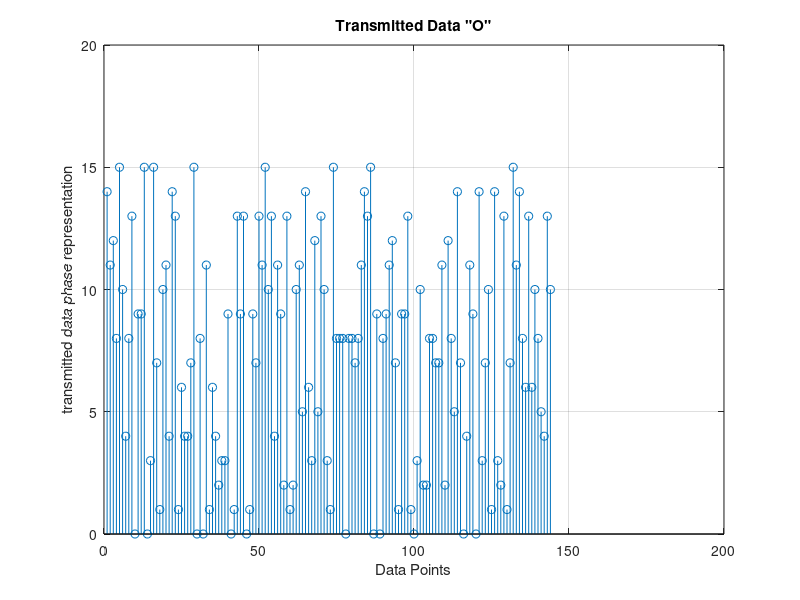
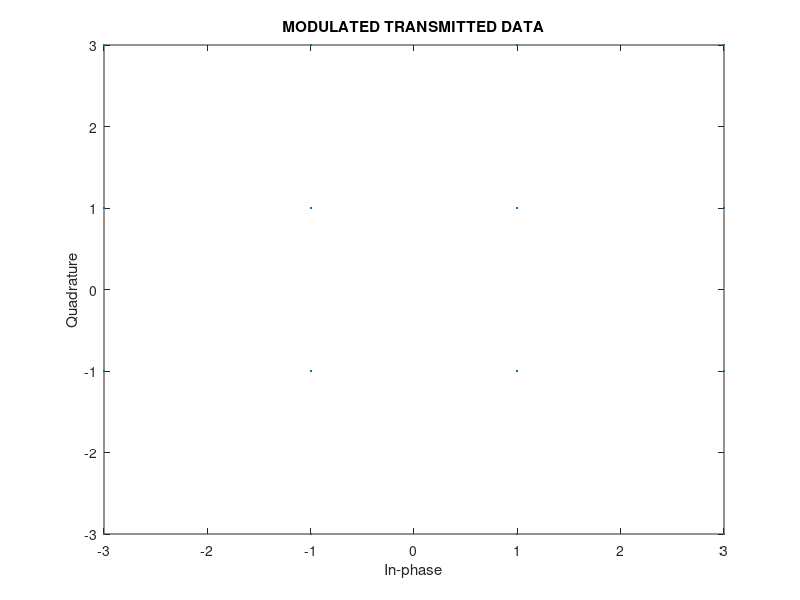
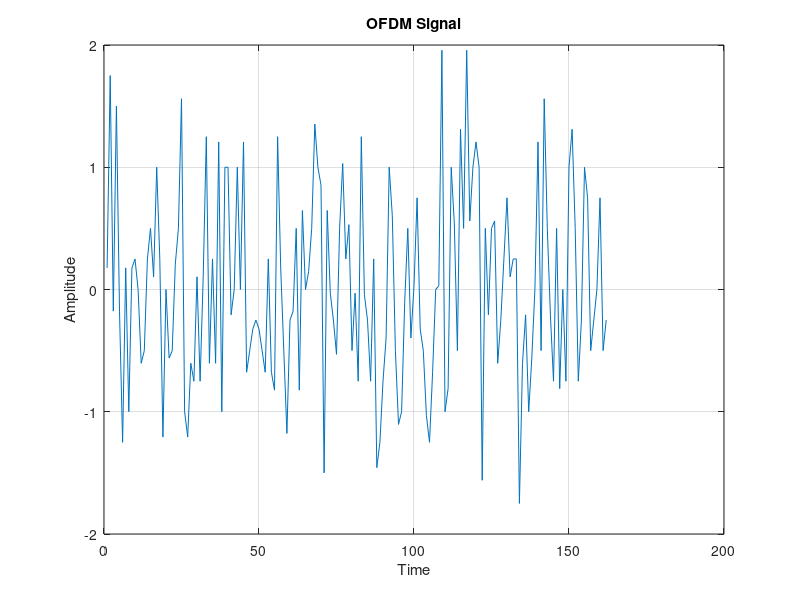
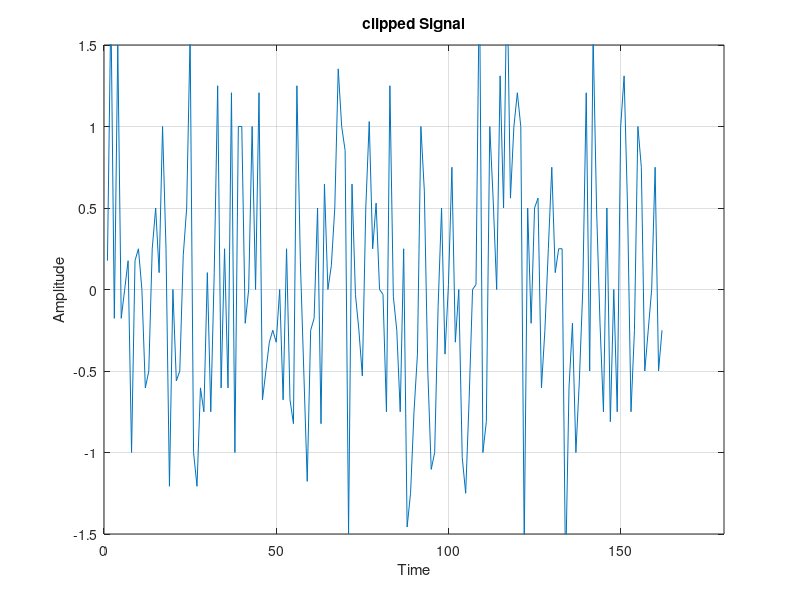

Reproduce these figures in MATLAB, in order. (Note: this script raises an error after producing the figures.)
clear all;
close all;

format long;

%   ---------------
%   A: Setting Parameters
%   ---------------
M = 16;                          %   Qam signal constellation
% Modulation order
k = log2(M);     % Bits per symbol
EbNoVec = (5:15)';      % Eb/No values (dB)
numSymPerFrame = 100;   % Number of QAM symbols per frame

no_of_data_points = 144;        %   have 128 data points
block_size = 8;                 %   size of each ofdm block
cp_len = ceil(0.1*block_size);  %   length of cyclic prefix
no_of_ifft_points = block_size;           %   128 points for the FFT/IFFT
no_of_fft_points = block_size;


n = 3e4; % Number of bits to process
nsamp = 1; % Oversampling rate


berEst = zeros(size(EbNoVec));


%   ---------------------------------------------
%   B:  %   +++++   TRANSMITTER    +++++
%   ---------------------------------------------
%   1.  Generate 1 x 128 vector of random data points
data_source = randsrc(1, no_of_data_points, 0:M-1);

%data_source = randi([0 1],1000*k,1);
%data_source=randi(9600,1);
%data_source=randi([0 M-1],1000,1);
figure(1)
stem(data_source); grid on; xlabel('Data Points'); ylabel('transmitted data phase representation')
title('Transmitted Data "O"')


%   2.  Perform QAM modulation
qam_modulated_data = qammod(data_source,M);
scatterplot(qam_modulated_data);title('MODULATED TRANSMITTED DATA');

%   3.  Do IFFT on each block
%   Make the serial stream a matrix where each column represents a pre-OFDM
%   block (w/o cyclic prefixing)
%   First: Find out the number of colums that will exist after reshaping
num_cols=(length(qam_modulated_data)/block_size);
data_matrix = reshape(qam_modulated_data, block_size, num_cols);
%   Second: Create empty matix to put the IFFT'd data
cp_start = block_size-cp_len;
cp_end = block_size;
%   Third: Operate columnwise & do CP
for i=1:num_cols
    ifft_data_matrix(:,i) = ifft((data_matrix(:,i)),no_of_ifft_points);
    %   Compute and append Cyclic Prefix
    for j=1:cp_len
       actual_cp(j,i) = ifft_data_matrix(j+cp_start,i);
    end
    %   Append the CP to the existing block to create the actual OFDM block
    ifft_data(:,i) = vertcat(actual_cp(:,i),ifft_data_matrix(:,i));
end


%   4.  Convert to serial stream for transmission

[rows_ifft_data, cols_ifft_data]=size(ifft_data);
len_ofdm_data = rows_ifft_data*cols_ifft_data;
%   Actual OFDM signal to be transmitted
ofdm_signal = reshape(ifft_data, 1, len_ofdm_data);
figure(3)
plot(real(ofdm_signal)); xlabel('Time'); ylabel('Amplitude');
title('OFDM Signal');grid on;


%ofdmDims = info(ofdm_signal);
%numDC =ofdm_signal.DataInputSize(1);



%   ---------------------------------------------------------------
%     +++++   clipping as a PAPR reduction method    +++++
%   ---------------------------------------------------------------
%  avg=0.9;
%  clipped=ofdm_signal;
%  for i=1:length(clipped)
%  	if clipped(i) > avg
%  		clipped(i) = avg;
%      end
%      if clipped(i) < -avg
%  		clipped(i) = -avg;
%      end
%  end
%  figure(4)
%  plot(real(clipped)); xlabel('Time'); ylabel('Amplitude');
%  title('clipped Signal');grid on;

 avg=0;
 clipped=ofdm_signal;
 for i=1:length(clipped)
 	if clipped(i) > avg
 		clipped(i) = clipped(i);
     
    elseif clipped(i) < -avg

 		clipped(i) = 0;
  
    end
   
%     figure(4)
% plot(real(clipped)); xlabel('Time'); ylabel('Amplitude');
%  title('clipped Signal');grid on;
% axis([0 180 -1.5 1.5]);
 end
 %figure(4)
% plot(real(clipped)); xlabel('Time'); ylabel('Amplitude');
 %title('clipped Signal');grid on;
figure(4)
plot(real(clipped)); xlabel('Time'); ylabel('Amplitude');
 title('clipped Signal');grid on;
axis([0 180 -1.5 1.5]);




%   --------------------------------
%     +++++   CHANNEL    +++++
%   --------------------------------

%   Create a complex multipath channel
channel = randn(1,block_size) + sqrt(-1)*randn(1,block_size);



%   ------------------------------------------
%     +++++   RECEIVER    +++++
%   ------------------------------------------

%   1.  Pass the ofdm signal through the channel

after_channel = filter(channel, 1, ofdm_signal);


%SNR with respect to ber
EbNo = 10;
snr = EbNo + 10*log10(k) - 10*log10(nsamp);
receivedSignal = awgn(qam_modulated_data,snr,'measured');
sPlotFig = scatterplot(receivedSignal,1,0,'g.');hold on
sPlotFig1 = scatterplot(after_channel,1,0,'r.');hold on

figure(5)
scatterplot(qam_modulated_data,1,0,'k*',sPlotFig)
scatterplot(qam_modulated_data,1,0,'k*',sPlotFig1)


%   2.   Add Noise

awgn_noise = awgn(zeros(1,length(after_channel)),0);

%   3.  Add noise to signal...

recvd_signal = awgn_noise+after_channel;

%   4.  Convert Data back to "parallel" form to perform FFT

recvd_signal_matrix = reshape(recvd_signal,rows_ifft_data, cols_ifft_data);

%   5.  Remove CP

recvd_signal_matrix(1:cp_len,:)=[];

%   6.  Perform FFT

for i=1:cols_ifft_data
    
    %   FFT
    
    fft_data_matrix(:,i) = fft(recvd_signal_matrix(:,i),no_of_fft_points);

end



%   7.  Convert to serial stream

recvd_serial_data = reshape(fft_data_matrix,1,(block_size*num_cols));

%   8.  Demodulate the data

qam_demodulated_data = qamdemod(recvd_serial_data,M);

figure(7)

stem(qam_demodulated_data,'rx');

grid on;xlabel('Data Points');ylabel('received data phase representation');title('Received Data "X"')   

dataOutMatrix = de2bi(qam_demodulated_data,k);
dataOut = dataOutMatrix(:);

[numErrors,ber] = biterr(data_source,dataOut);
fprintf('\nThe binary coding bit error rate = %5.2e, based on %d errors\n',ber,numErrors)


%   ----------------------------------------------------
%   F:  %   +++++   RECEIVER of clipped signal    +++++
%   ----------------------------------------------------

%   1.  Pass the ofdm signal through the channel

after_channel = filter(channel, 1, clipped);

%   2.   Add Noise

awgn_noise = awgn(zeros(1,length(after_channel)),0);

%   3.  Add noise to signal...

recvd_signal = awgn_noise+after_channel;

%   4.  Convert Data back to "parallel" form to perform FFT

recvd_signal_matrix = reshape(recvd_signal,rows_ifft_data, cols_ifft_data);

%   5.  Remove CP

recvd_signal_matrix(1:cp_len,:)=[];

%   6.  Perform FFT

for i=1:cols_ifft_data

    %   FFT
    
    fft_data_matrix(:,i) = fft(recvd_signal_matrix(:,i),no_of_fft_points);

end

%   7.  Convert to serial stream

recvd_serial_data = reshape(fft_data_matrix, 1,(block_size*num_cols));

%   8.  Demodulate the data

qam_demodulated_data = qamdemod(recvd_serial_data,M);

figure(8)

stem(qam_demodulated_data,'rx');

%BER
 noe=0; 
 for ii= 1:1:length(recvd_serial_data)
   if data_source(ii)~=recvd_serial_data(ii)
       
    noe=noe+1;
   else
       noe=noe;
   
   end 
 end 
% ber= noe/length(ofdm_signal); 
 
ber=( noe/length(data_source)); 
 
% 
% for n = 1:length(EbNoVec)
%     % Convert Eb/No to SNR
%     snrdB = EbNoVec(n) + 10*log10(k);
%     % Reset the error and bit counters
%     numErrs = 0;
%     numBits = 0;
%     
%     while numErrs < 200 && numBits < 1e9
%         % Generate binary data and convert to symbols
%         dataIn = randi([0 1],numSymPerFrame,k);
%         dataSym = bi2de(dataIn);
%         
%         % QAM modulate using 'Gray' symbol mapping
%         txSig = qammod(dataSym,M);
%         
%         % Pass through AWGN channel
%         rxSig = awgn(txSig,snrdB,'measured');
%         
%         % Demodulate the noisy signal
%         rxSym = qamdemod(rxSig,M);
%         % Convert received symbols to bits
%         dataOut = de2bi(rxSym,k);
%         
%         % Calculate the number of bit errors
%         nErrors = biterr(dataIn,dataOut);
%         
%         % Increment the error and bit counters
%         numErrs = numErrs + nErrors;
%         numBits = numBits + numSymPerFrame*k;
%     end
%     
%     % Estimate the BER
%     berEst(n) = numErrs/numBits;
% end
% berTheory = berawgn(EbNoVec,'qam',M);
% 
% semilogy(EbNoVec,berEst,'*')
% hold on
% semilogy(EbNoVec,berTheory)
% grid
% legend('Estimated BER','Theoretical BER')
% xlabel('Eb/No (dB)')
% ylabel('Bit Error Rate')

%http://www.raymaps.com/index.php/ber-64-qam-awgn/
%%%%%%%%%%%%%%%%%%%%%%%%%%%%%%%%%%%%%%%%%%%%%%%%%
% CALCULATE 64-QAM BER USING FORMULA
%%%%%%%%%%%%%%%%%%%%%%%%%%%%%%%%%%%%%%%%%%%%%%%%%
EbNodB=0:2:16;
EbNo=10.^(EbNodB/10);
x=sqrt(3*k*EbNo/(M-1));
Pb=(4/k)*(1-1/sqrt(M))*(1/2)*erfc(x/sqrt(2));
figure(9) 
semilogy(EbNodB,Pb,'bs-')
title('QAM bit error rate');
xlabel('EbNo');
ylabel('Pb');

sinad(ofdm_signal,after_channel);
%%%%%%%%%%%%%%%%%%%%%%%%%%%%%%%%%%%%%%%%%%%%%%%%%

%https://www.edaboard.com/showthread.php?143238-matlab-code-for-SNR-vs-BER-plot

% %% Signal Source
% % Create a binary data stream as a column vector.
% x = data_source; % Random binary data stream
% 
% % Plot first 40 bits in a stem plot.
% % stem(x(1:70),'filled');
% % title('Random Bits');
% % xlabel('Bit Index'); ylabel('Binary Value');
% %% Bit-to-Symbol Mapping
% % Convert the bits in x into k-bit symbols.
% xsym = bi2de(reshape(x,k,length(x)/k).','left-msb');
% 
% %% Stem Plot of Symbols 
% % Plot first 10 symbols in a stem plot.
% figure; % Create new figure window.
% stem(xsym(1:10));
% title('Random Symbols');
% xlabel('Symbol Index'); ylabel('Integer Value');
% 
% %% Modulation
% % Modulate using 16-QAM.
% y = qam_modulated_data;
% %% Transmitted Signal
% ytx = y;
% 
% %% Channel
% % Send signal over an AWGN channel.
% EbNo = 10; % In dB
% snr = EbNo + 10*log10(k) - 10*log10(nsamp);
% ynoisy = awgn(ytx,snr,'measured');
% 
% %% Received Signal
% yrx = ynoisy;
% 
% %% Scatter Plot
% % Create scatter plot of noisy signal and transmitted
% % signal on the same axes.
% h = scatterplot(yrx(1:nsamp*5e1),nsamp,3,'g.');
% hold on;
% scatterplot(ytx(1:5e1),1,0,'k*',h);
%  title('Received Signal');
% legend('Received Signal','Signal Constellation');
%  axis([-5 5 -5 5]); % Set axis ranges.
%  hold off
% % Demodulation
% % Demodulate signal using 16-QAM.
% zsym =qam_demodulated_data;
% %% Symbol-to-Bit Mapping
% % Undo the bit-to-symbol mapping performed earlier.
% z = de2bi(zsym,'left-msb'); % Convert integers to bits.
% % Convert z from a matrix to a vector.
% z = reshape(z.',numel(z),1);
% %% BER Computation
% % Compare x and z to obtain the number of errors and
% % the bit error rate.
% [errors,errorrate] = biterr(x,z);
% hold on
% semilogy(snr,errorrate);
% legend('snr','errorrate');
% title(' BER OF QAM');
% hold off


  %https://dsp.stackexchange.com/questions/16240/deriving-ser-ber-for-4qam-16qam-and-32qam
  
 % https://www.mathworks.com/matlabcentral/fileexchange/39011-ber-comparison-of-m-ary-qam
  
  %https://dsp.stackexchange.com/questions/42857/converting-e-b-n-0-to-snr